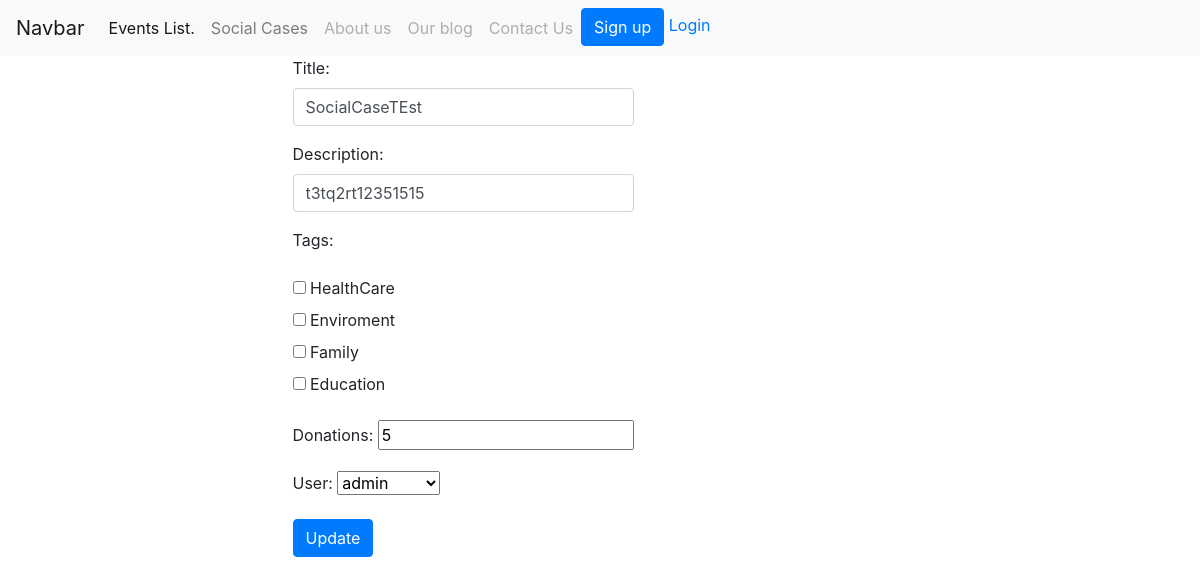
Page /social_case_update/1/ on the committed database.
### social_cases/models.py (models this page shows, shortened)
class SocialCase(models.Model):
    title = models.CharField(max_length=200)
    user = models.ForeignKey(User, on_delete=models.CASCADE)
    description = models.TextField(null=True, blank=False)
    created = models.DateTimeField(auto_now_add=True)
    donations = models.IntegerField()
    tags = models.ManyToManyField(Tag)

### social_cases/views.py (the view)
# urls.py: path('social_case_update/<int:pk>/', views.SocialCaseUpdateView.as_view(), name='update-social-case'),
class SocialCaseUpdateView(UpdateView):
    template_name = 'social_cases/social_case_update.html'
    model = SocialCase
    success_url = reverse_lazy('social-cases')
    form_class = SocialCaseForm

### social_cases/forms.py
class SocialCaseForm(forms.ModelForm):
    class Meta:
        model = SocialCase
        fields = ['title', 'description', 'tags', 'donations', 'user']
        widgets = {
            'title': TextInput(attrs={'placeholder': 'Adauga titlul cazului social', 'class': 'form-control'}),
            'description': TextInput(attrs={'placeholder': 'Adauga descrierea cazului social', 'class': 'form-control'}),
            'tags': CheckboxSelectMultiple(),
        }

### events/models.py (called while the page is built)
    def __str__(self):
        return str(self.name)

### templates/social_cases/social_case_update.html (shortened to what this page needs)
{% extends 'base.html' %}
{% block content %}
    <div class="row">
    <div class="row cold-md6 offset-md-3">
        <form method="POST">
            {{ form.as_p }}
            <button type="submit" class="btn btn-primary">Update</button>
        </form>
    </div>
    </div>
{% endblock content %}

### rows in the picture
SocialCase: title "SocialCaseTEst", description "t3tq2rt12351515", donations "5", user "admin"
